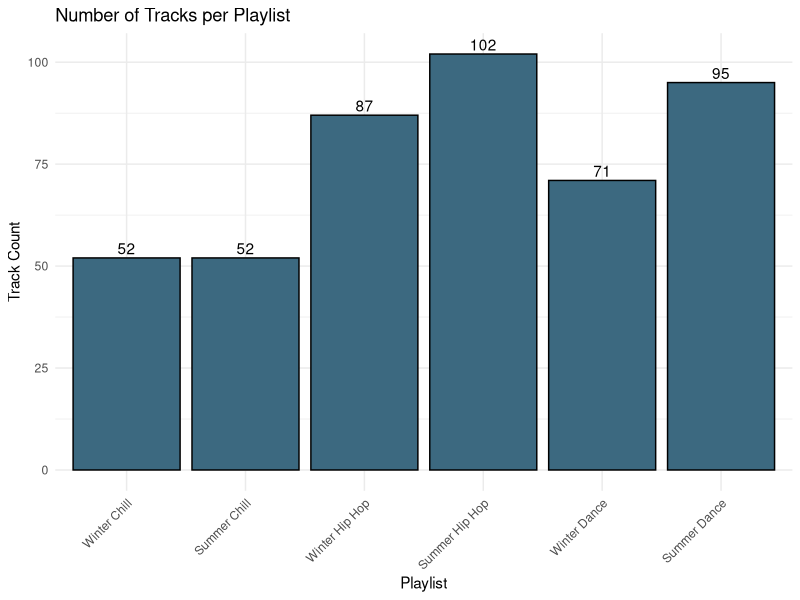
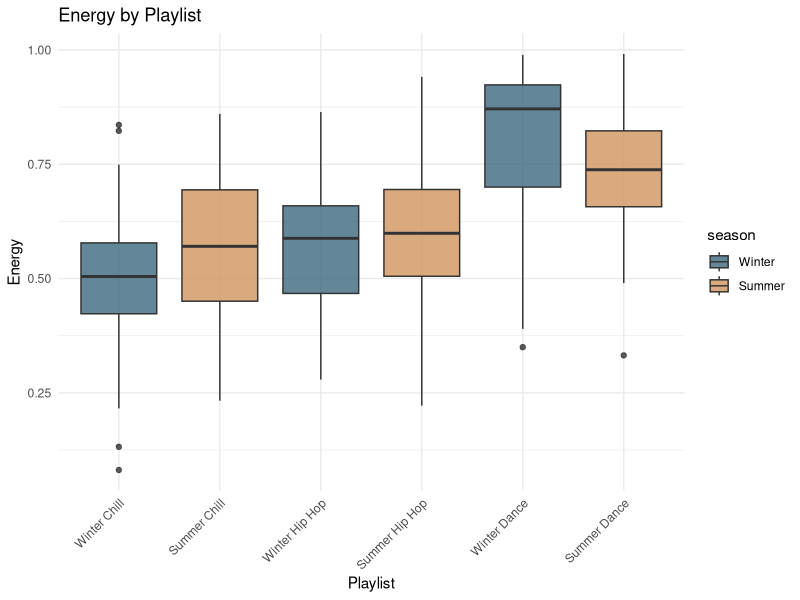
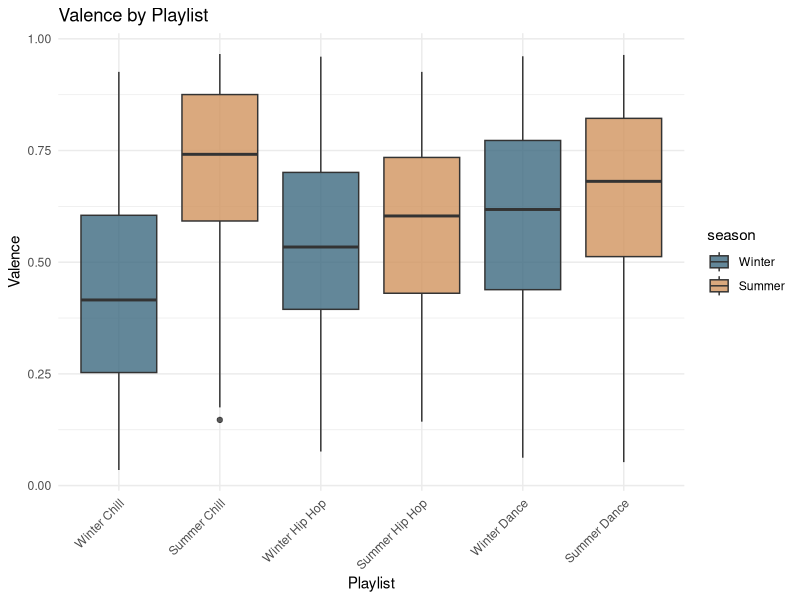
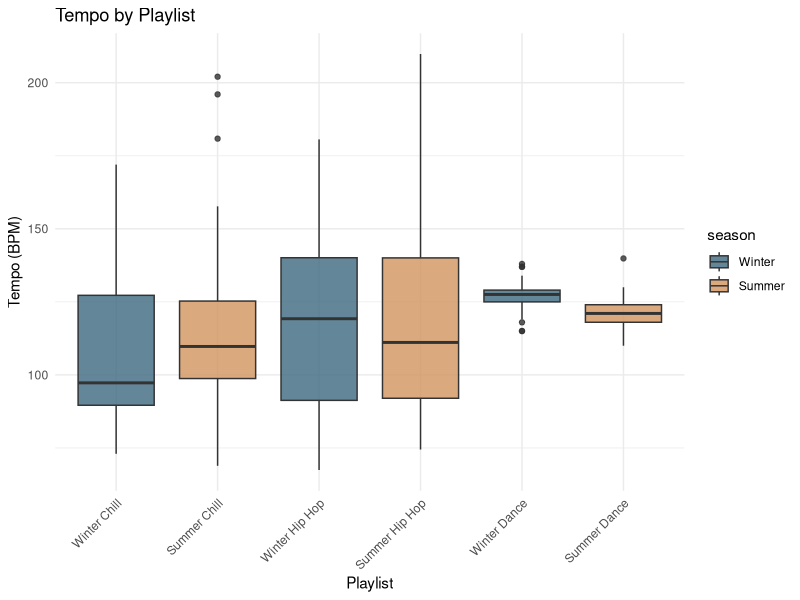
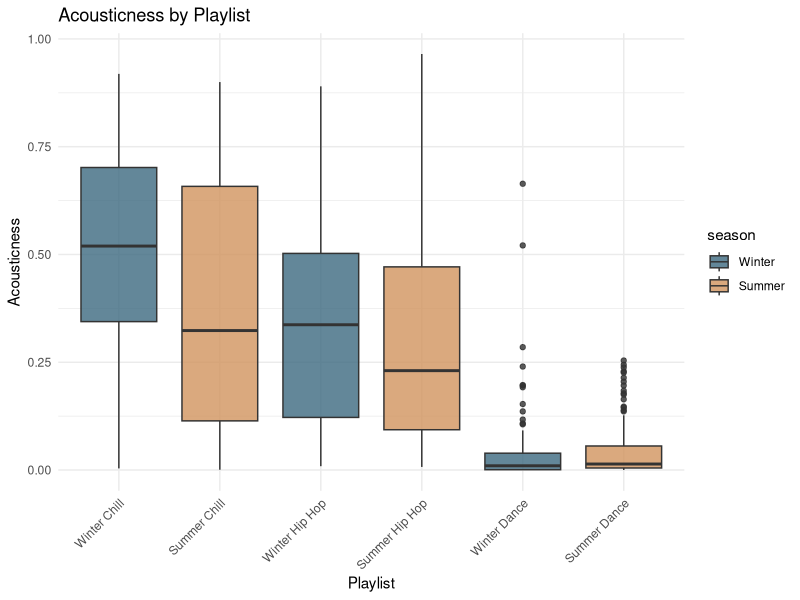
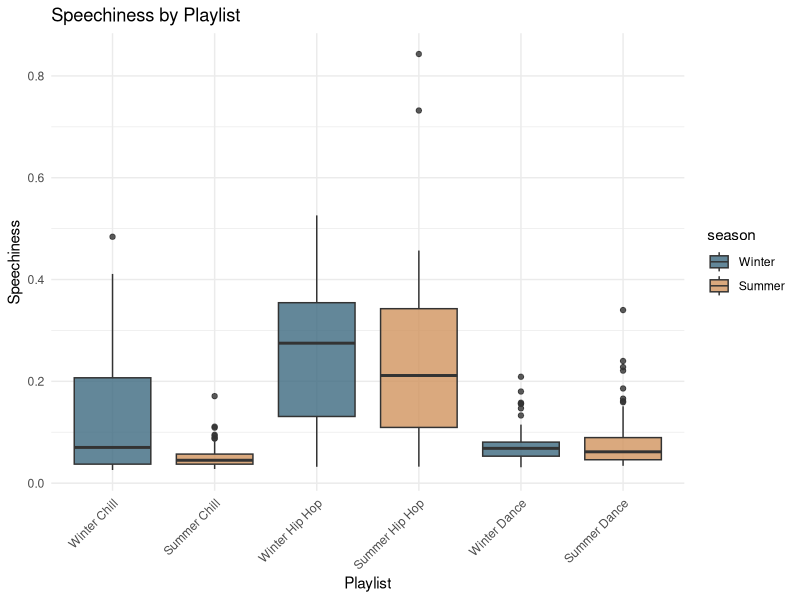
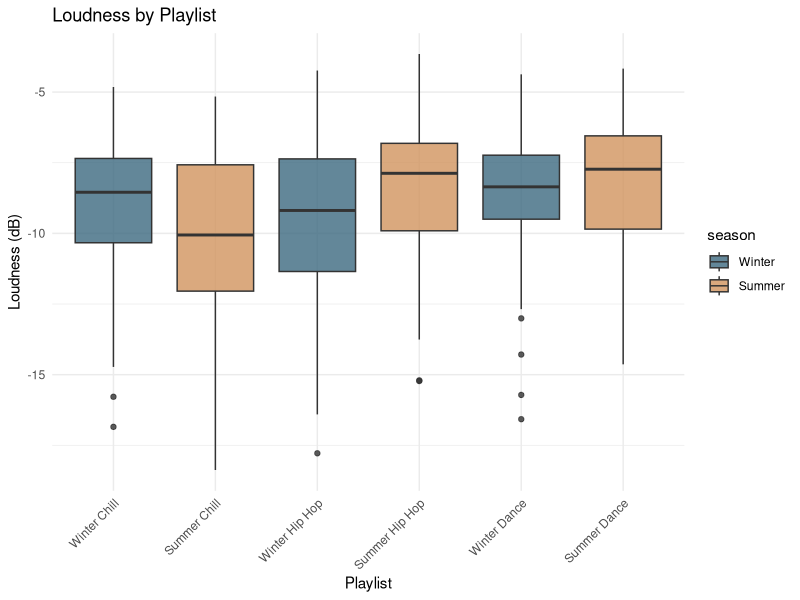
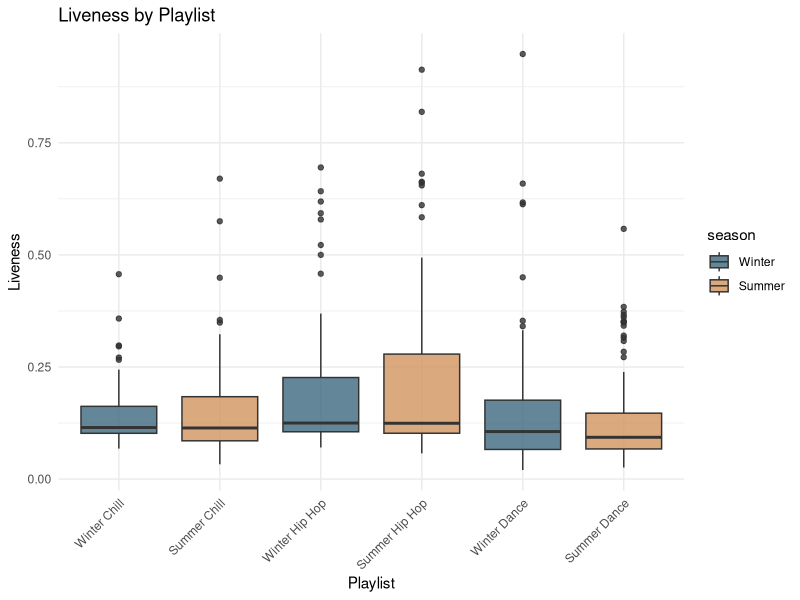

These figures' R source, in order:
## ---- chunk 1
library(tidyverse)

season_colors <- c(
  "Winter" = "#3C6980",
  "Summer" = "#D1945E"
)

summer_chill <- read_csv("Summer_Chill.csv") |>
  select(-`Release Date`) |>
  mutate(
    season = "Summer",
    genre = "Chill",
    playlist = "Summer Chill"
  )

winter_chill <- read_csv("Winter_Chill.csv") |>
  select(-`Release Date`) |>
  mutate(
    season = "Winter",
    genre = "Chill",
    playlist = "Winter Chill"
  )

summer_dance <- read_csv("Summer_Dance.csv") |>
  select(-`Release Date`) |>
  mutate(
    season = "Summer",
    genre = "Dance",
    playlist = "Summer Dance"
  )

winter_dance <- read_csv("Winter_Dance.csv") |>
  select(-`Release Date`) |>
  mutate(
    season = "Winter",
    genre = "Dance",
    playlist = "Winter Dance"
  )

summer_hip_hop <- read_csv("Summer_Hip_Hop.csv") |>
  select(-`Release Date`) |>
  mutate(
    season = "Summer",
    genre = "Hip Hop",
    playlist = "Summer Hip Hop"
  )

winter_hip_hop <- read_csv("Winter_Hip_Hop.csv") |>
  select(-`Release Date`) |>
  mutate(
    season = "Winter",
    genre = "Hip Hop",
    playlist = "Winter Hip Hop"
  )

corpus <- bind_rows(
  summer_chill,
  winter_chill,
  summer_dance,
  winter_dance,
  summer_hip_hop,
  winter_hip_hop
) |>
  mutate(
    season = factor(season, levels = c("Winter", "Summer")),
    genre = factor(genre, levels = c("Chill", "Hip Hop", "Dance")),
    playlist = factor(
      playlist,
      levels = c(
        "Winter Chill", "Summer Chill",
        "Winter Hip Hop", "Summer Hip Hop",
        "Winter Dance", "Summer Dance"
      )
    )
  )

find_outliers <- function(data, variable) {
  split(data, data$playlist) |>
    purrr::imap_dfr(~ {
      outlier_values <- boxplot.stats(.x[[variable]])$out

      .x |>
        filter(.data[[variable]] %in% outlier_values) |>
        select(
          playlist,
          `Track Name`,
          `Artist Name(s)`,
          all_of(variable)
        )
    })
}
## ---- chunk 2
ggplot(corpus, aes(x = playlist)) +
  geom_bar(fill = "#3C6980", color = "black") +
  geom_text(
    stat = "count",
    aes(label = after_stat(count)),
    vjust = -0.3
  ) +
  labs(
    title = "Number of Tracks per Playlist",
    x = "Playlist",
    y = "Track Count"
  ) +
  theme_minimal() +
  theme(axis.text.x = element_text(angle = 45, hjust = 1))
## ---- chunk 3
ggplot(corpus, aes(x = playlist, y = Energy, fill = season)) +
  geom_boxplot(alpha = 0.8) +
  scale_fill_manual(values = season_colors) +
  labs(
    title = "Energy by Playlist",
    x = "Playlist",
    y = "Energy"
  ) +
  theme_minimal() +
  theme(axis.text.x = element_text(angle = 45, hjust = 1))
## ---- chunk 4
ggplot(corpus, aes(x = playlist, y = Valence, fill = season)) +
  geom_boxplot(alpha = 0.8) +
  scale_fill_manual(values = season_colors) +
  labs(
    title = "Valence by Playlist",
    x = "Playlist",
    y = "Valence"
  ) +
  theme_minimal() +
  theme(axis.text.x = element_text(angle = 45, hjust = 1))
## ---- chunk 5
ggplot(corpus, aes(x = playlist, y = Tempo, fill = season)) +
  geom_boxplot(alpha = 0.8) +
  scale_fill_manual(values = season_colors) +
  labs(
    title = "Tempo by Playlist",
    x = "Playlist",
    y = "Tempo (BPM)"
  ) +
  theme_minimal() +
  theme(axis.text.x = element_text(angle = 45, hjust = 1))
## ---- chunk 6
ggplot(corpus, aes(x = playlist, y = Acousticness, fill = season)) +
  geom_boxplot(alpha = 0.8) +
  scale_fill_manual(values = season_colors) +
  labs(
    title = "Acousticness by Playlist",
    x = "Playlist",
    y = "Acousticness"
  ) +
  theme_minimal() +
  theme(axis.text.x = element_text(angle = 45, hjust = 1))
## ---- chunk 7
ggplot(corpus, aes(x = playlist, y = Speechiness, fill = season)) +
  geom_boxplot(alpha = 0.8) +
  scale_fill_manual(values = season_colors) +
  labs(
    title = "Speechiness by Playlist",
    x = "Playlist",
    y = "Speechiness"
  ) +
  theme_minimal() +
  theme(axis.text.x = element_text(angle = 45, hjust = 1))
## ---- chunk 8
ggplot(corpus, aes(x = playlist, y = Loudness, fill = season)) +
  geom_boxplot(alpha = 0.8) +
  scale_fill_manual(values = season_colors) +
  labs(
    title = "Loudness by Playlist",
    x = "Playlist",
    y = "Loudness (dB)"
  ) +
  theme_minimal() +
  theme(axis.text.x = element_text(angle = 45, hjust = 1))
## ---- chunk 9

ggplot(corpus, aes(x = playlist, y = Liveness, fill = season)) +
  geom_boxplot(alpha = 0.8) +
  scale_fill_manual(values = season_colors) +
  labs(
    title = "Liveness by Playlist",
    x = "Playlist",
    y = "Liveness"
  ) +
  theme_minimal() +
  theme(axis.text.x = element_text(angle = 45, hjust = 1))
